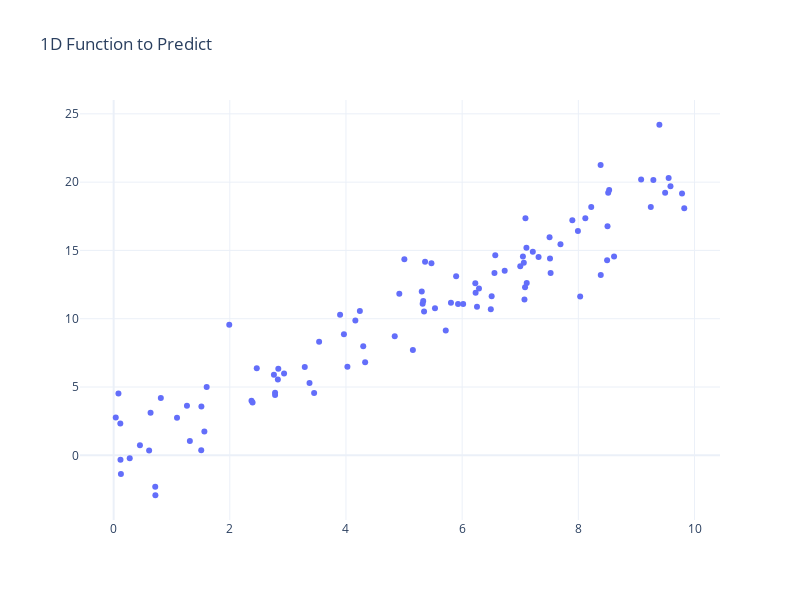

Here is the notebook cell this chart was saved with:
### Markdown cell above
# Example use of Bayesian Regression using MCMC and SVI

### Code cell
# Create 1D data for fit
import numpy as np
import plotly.graph_objects as go

# 1D Function to predict
def f(x):
    return x + x

#  First the noiseless case
X = np.atleast_2d(np.random.uniform(0, 10.0, size=100)).T
X = X.astype(np.float32)

# Observations
y = f(X).ravel()

dy = 1.5 + 1.0 * np.random.random(y.shape)
noise = np.random.normal(0, dy)
y += noise
y = y.reshape(-1,1).astype(np.float32)

# Create random data with numpy
import numpy as np
np.random.seed(1)


fig = go.Figure()

# Add traces
fig.add_trace(go.Scatter(x=X.flatten(), y=y.flatten(),
                    mode='markers',
                    name='Function to Predict'))
fig.update_layout(title='1D Function to Predict',
                  height=600,
                  width=800,
                  template="plotly_white")

fig.show()
